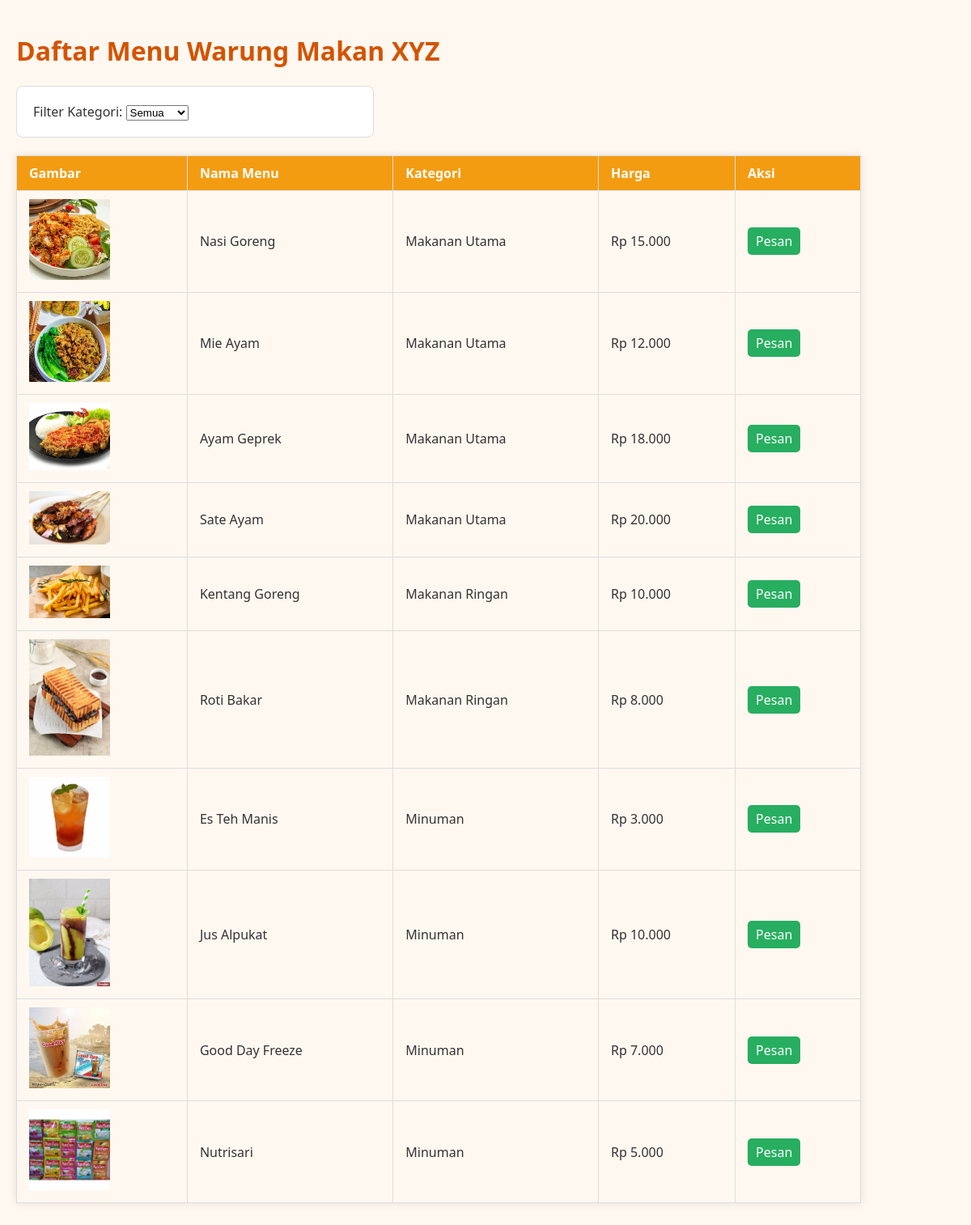
The page / on the database its author committed.
### tables this page shows
CREATE TABLE menu (
    id_menu INT PRIMARY KEY AUTO_INCREMENT,
    nama_menu VARCHAR(100) NOT NULL,
    harga DECIMAL(10,2) NOT NULL,
    id_kategori INT,
    gambar VARCHAR(255),
    deskripsi TEXT,
    status ENUM('tersedia', 'habis') DEFAULT 'tersedia',
    FOREIGN KEY (id_kategori) REFERENCES kategori_menu(id_kategori) ON DELETE SET NULL
);

CREATE TABLE kategori_menu (
    id_kategori INT PRIMARY KEY AUTO_INCREMENT,
    nama_kategori VARCHAR(50) NOT NULL,
    deskripsi TEXT
);

### index.php (the view, shortened to what this page needs)
<?php include 'db/koneksi.php'; ?>
<!DOCTYPE html>
<html>
<head>
  <link rel="stylesheet" href="style.css">
</head>
<body>
  <h1>Daftar Menu Warung Makan XYZ</h1>
  <form method="GET">
    <label>Filter Kategori:</label>
    <select name="kategori" onchange="this.form.submit()">
      <option value="">Semua</option>
    </select>
  </form>
  <br>
  <table>
    <tr>
      <th>Gambar</th>
      <th>Nama Menu</th>
      <th>Kategori</th>
      <th>Harga</th>
      <th>Aksi</th>
    </tr>
    <?php
    $filter = isset($_GET['kategori']) ? $_GET['kategori'] : '';
    if ($filter) {
      $menu = mysqli_query($koneksi, "
        SELECT menu.*, kategori_menu.nama_kategori
        FROM menu
        LEFT JOIN kategori_menu ON menu.id_kategori = kategori_menu.id_kategori
        WHERE menu.id_kategori = $filter
      ");
    } else {
      $menu = mysqli_query($koneksi, "
        SELECT menu.*, kategori_menu.nama_kategori
        FROM menu
        LEFT JOIN kategori_menu ON menu.id_kategori = kategori_menu.id_kategori
      ");
    }
    while ($row = mysqli_fetch_assoc($menu)) {
      echo "<tr>
              <td><img src='img/{$row['gambar']}' width='100'></td>
              <td>{$row['nama_menu']}</td>
              <td>{$row['nama_kategori']}</td>
              <td>Rp " . number_format($row['harga'], 0, ',', '.') . "</td>
              <td><a href='pesan.php?id={$row['id_menu']}'>Pesan</a></td>
            </tr>";
    }
    ?>
  </table>
</body>
</html>

### style.css (style rules this page uses)
body { font-family: 'Segoe UI', sans-serif; background-color: #fff8f0; color: #333; margin: 0; padding: 20px; }
h1, h2 { color: #d35400; }
table { border-collapse: collapse; width: 90%; margin-bottom: 20px; box-shadow: 0 0 10px rgba(0,0,0,0.1); }
th, td { border: 1px solid #ddd; padding: 10px 15px; text-align: left; }
th { background-color: #f39c12; color: white; }
td a { background: #27ae60; color: white; padding: 6px 10px; text-decoration: none; border-radius: 5px; }
form { max-width: 400px; padding: 20px; border: 1px solid #ddd; background-color: #fff; border-radius: 8px; }

### rows shown on the page
menu: gambar (picture), nama_menu "Nasi Goreng", id_kategori.nama_kategori "Makanan Utama", harga "15.000"
menu: gambar (picture), nama_menu "Mie Ayam", id_kategori.nama_kategori "Makanan Utama", harga "12.000"
menu: gambar (picture), nama_menu "Ayam Geprek", id_kategori.nama_kategori "Makanan Utama", harga "18.000"
menu: gambar (picture), nama_menu "Sate Ayam", id_kategori.nama_kategori "Makanan Utama", harga "20.000"
menu: gambar (picture), nama_menu "Kentang Goreng", id_kategori.nama_kategori "Makanan Ringan", harga "10.000"
menu: gambar (picture), nama_menu "Roti Bakar", id_kategori.nama_kategori "Makanan Ringan", harga "8.000"
menu: gambar (picture), nama_menu "Es Teh Manis", id_kategori.nama_kategori "Minuman", harga "3.000"
menu: gambar (picture), nama_menu "Jus Alpukat", id_kategori.nama_kategori "Minuman", harga "10.000"
menu: gambar (picture), nama_menu "Good Day Freeze", id_kategori.nama_kategori "Minuman", harga "7.000"
menu: gambar (picture), nama_menu "Nutrisari", id_kategori.nama_kategori "Minuman", harga "5.000"
